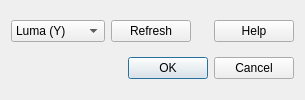
<ui version="4.0" >
 <class>CurveDialog</class>
 <widget class="QDialog" name="CurveDialog" >
  <property name="windowModality" >
   <enum>Qt::WindowModal</enum>
  </property>
  <property name="geometry" >
   <rect>
    <x>0</x>
    <y>0</y>
    <width>305</width>
    <height>100</height>
   </rect>
  </property>
  <property name="focusPolicy" >
   <enum>Qt::ClickFocus</enum>
  </property>
  <property name="windowTitle" >
   <string>Curve Editor</string>
  </property>
  <layout class="QVBoxLayout" name="mainVerticalLayout" >
   <item>
    <layout class="QHBoxLayout" name="curveToolsLayout" >
     <item>
      <widget class="QComboBox" name="channelComboBox" >
       <property name="toolTip" >
        <string>Choose channel for editing</string>
       </property>
       <property name="currentIndex" >
        <number>0</number>
       </property>
       <property name="maxCount" >
        <number>4</number>
       </property>
       <item>
        <property name="text" >
         <string>Luma (Y)</string>
        </property>
       </item>
       <item>
        <property name="text" >
         <string>Chroma (U)</string>
        </property>
       </item>
       <item>
        <property name="text" >
         <string>Chroma (V)</string>
        </property>
       </item>
      </widget>
     </item>
     <item>
      <widget class="QPushButton" name="defaultButton" >
       <property name="sizePolicy" >
        <sizepolicy vsizetype="Fixed" hsizetype="Fixed" >
         <horstretch>0</horstretch>
         <verstretch>0</verstretch>
        </sizepolicy>
       </property>
       <property name="toolTip" >
        <string>Sets default curve</string>
       </property>
       <property name="text" >
        <string>Refresh</string>
       </property>
      </widget>
     </item>
     <item>
      <spacer name="horizontalSpacer" >
       <property name="orientation" >
        <enum>Qt::Horizontal</enum>
       </property>
       <property name="sizeType" >
        <enum>QSizePolicy::Expanding</enum>
       </property>
       <property name="sizeHint" stdset="0" >
        <size>
         <width>10</width>
         <height>0</height>
        </size>
       </property>
      </spacer>
     </item>
     <item>
      <widget class="QPushButton" name="helpButton" >
       <property name="sizePolicy" >
        <sizepolicy vsizetype="Fixed" hsizetype="Fixed" >
         <horstretch>0</horstretch>
         <verstretch>0</verstretch>
        </sizepolicy>
       </property>
       <property name="text" >
        <string>Help</string>
       </property>
      </widget>
     </item>
    </layout>
   </item>
   <item>
    <widget class="QDialogButtonBox" name="buttonBox" >
     <property name="sizePolicy" >
      <sizepolicy vsizetype="Fixed" hsizetype="Expanding" >
       <horstretch>0</horstretch>
       <verstretch>0</verstretch>
      </sizepolicy>
     </property>
     <property name="layoutDirection" >
      <enum>Qt::LeftToRight</enum>
     </property>
     <property name="orientation" >
      <enum>Qt::Horizontal</enum>
     </property>
     <property name="standardButtons" >
      <set>QDialogButtonBox::Cancel|QDialogButtonBox::Ok</set>
     </property>
     <property name="centerButtons" >
      <bool>false</bool>
     </property>
    </widget>
   </item>
  </layout>
 </widget>
 <resources/>
 <connections>
  <connection>
   <sender>buttonBox</sender>
   <signal>accepted()</signal>
   <receiver>CurveDialog</receiver>
   <slot>accept()</slot>
   <hints>
    <hint type="sourcelabel" >
     <x>257</x>
     <y>491</y>
    </hint>
    <hint type="destinationlabel" >
     <x>157</x>
     <y>274</y>
    </hint>
   </hints>
  </connection>
  <connection>
   <sender>buttonBox</sender>
   <signal>rejected()</signal>
   <receiver>CurveDialog</receiver>
   <slot>reject()</slot>
   <hints>
    <hint type="sourcelabel" >
     <x>264</x>
     <y>491</y>
    </hint>
    <hint type="destinationlabel" >
     <x>273</x>
     <y>274</y>
    </hint>
   </hints>
  </connection>
 </connections>
</ui>
